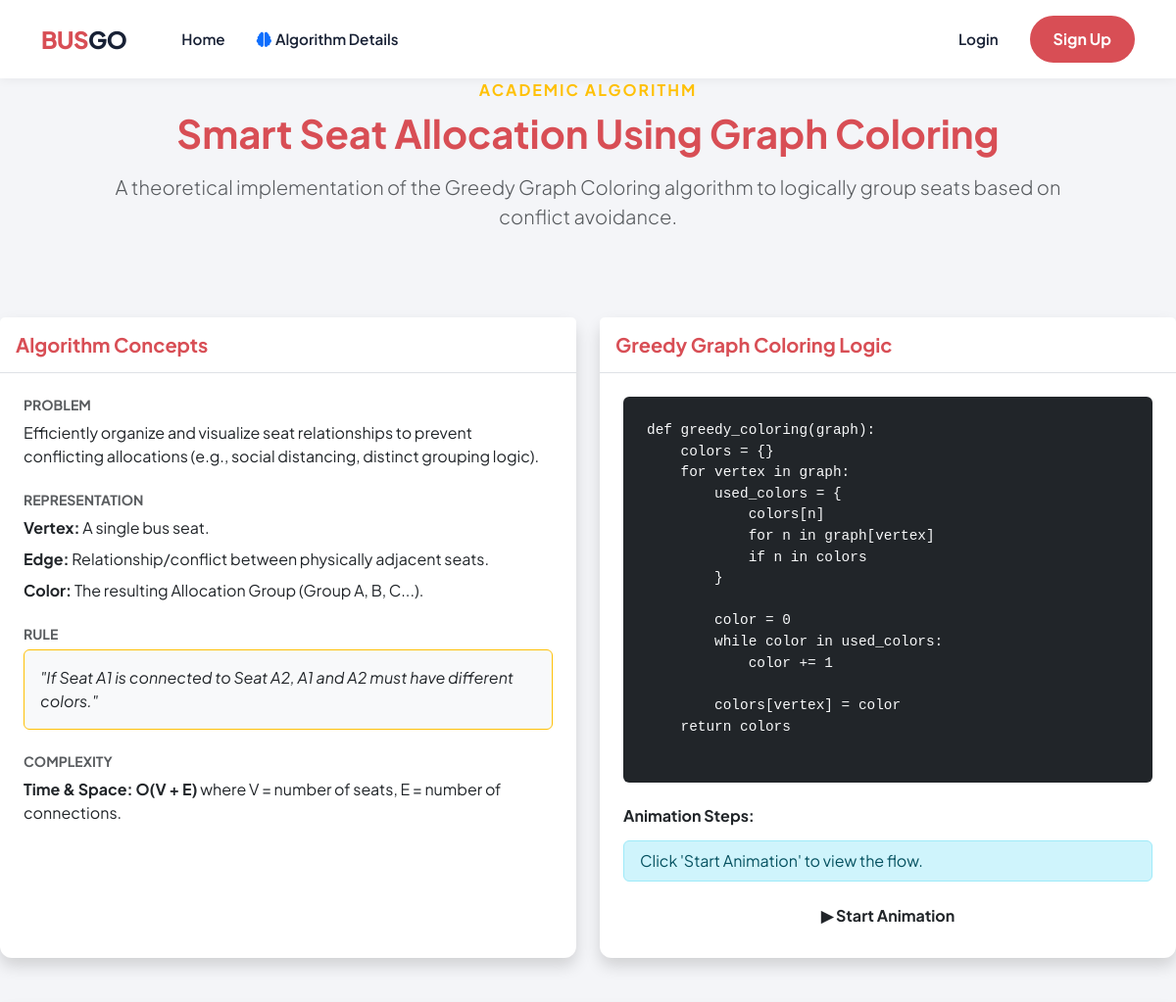
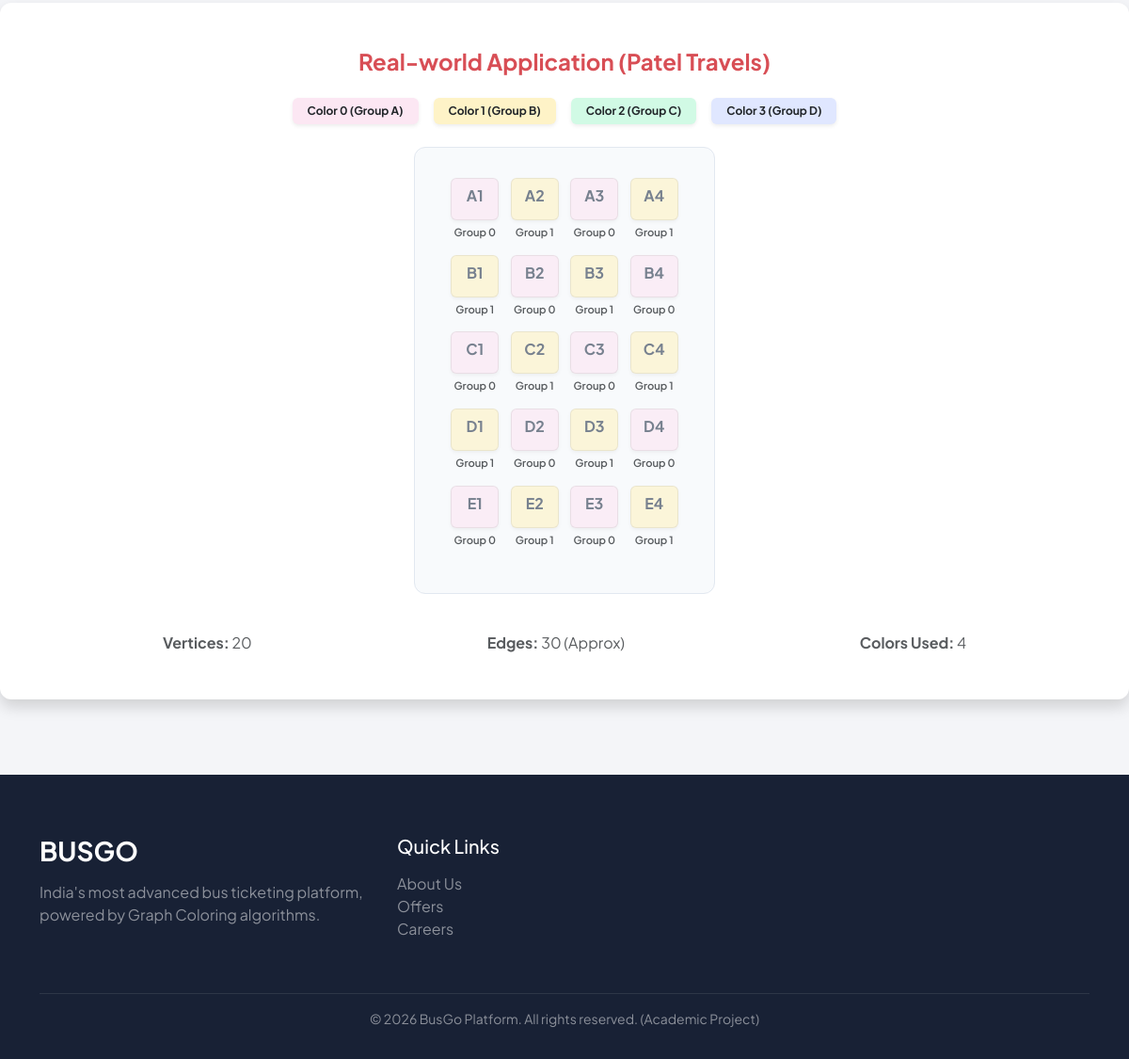
Screenshot of /graph-coloring with the database file from the repository (2 pictures, top to bottom).
### models/bus.py (models this page shows)
class Bus(db.Model):
    id = db.Column(db.Integer, primary_key=True)
    operator = db.Column(db.String(100), nullable=False)
    from_city = db.Column(db.String(100), nullable=False)
    to_city = db.Column(db.String(100), nullable=False)
    departure_time = db.Column(db.String(50), nullable=False)
    arrival_time = db.Column(db.String(50), nullable=False)
    duration = db.Column(db.String(50), nullable=False)
    bus_type = db.Column(db.String(50), nullable=False) # AC, Non-AC, Sleeper, AC Sleeper
    base_price = db.Column(db.Float, nullable=False)
    rating = db.Column(db.Float, default=0.0)
    amenities = db.Column(db.String(200)) # comma separated
    seats = db.relationship('Seat', backref='bus', lazy=True)
    bookings = db.relationship('Booking', backref='bus', lazy=True)

### models/seat.py (models this page shows)
class Seat(db.Model):
    id = db.Column(db.Integer, primary_key=True)
    bus_id = db.Column(db.Integer, db.ForeignKey('bus.id'), nullable=False)
    seat_number = db.Column(db.String(10), nullable=False)
    seat_type = db.Column(db.String(50), nullable=False) # e.g. Seater, Sleeper
    price = db.Column(db.Float, nullable=False)
    status = db.Column(db.String(20), default='available') # available, booked
    graph_color = db.Column(db.Integer, nullable=True) # stores the computed color

### routes/main.py (the view)
@main_bp.route('/graph-coloring')
def graph_coloring():
    bus = Bus.query.first()
    seats = Seat.query.filter_by(bus_id=bus.id).all() if bus else []
    return render_template('graph_coloring.html', bus=bus, seats=seats)

### templates/graph_coloring.html (shortened to what this page needs)
{% extends 'base.html' %}
{% block content %}
<div class="row mb-5">
    <div class="col-md-10 mx-auto text-center">
        <span class="text-uppercase tracking-wide text-info fw-bold mb-2 d-block" style="letter-spacing: 2px; color: var(--accent) !important;">Academic Algorithm</span>
        <h1 class="mb-3 fw-bold" style="color: var(--primary);">Smart Seat Allocation Using Graph Coloring</h1>
        <p class="lead text-muted">A theoretical implementation of the Greedy Graph Coloring algorithm to logically group seats based on conflict avoidance.</p>
    </div>
</div>
<div class="row mt-4 g-4">
    <div class="col-md-6">
        <div class="card shadow h-100 border-0" style="border-radius: 12px;">
            <div class="card-header bg-white border-bottom py-3">
                <h5 class="mb-0 fw-bold" style="color: var(--primary);">Algorithm Concepts</h5>
            </div>
            <div class="card-body p-4">
                <div class="mb-4">
                    <h6 class="text-uppercase text-muted fw-bold small mb-2">Problem</h6>
                    <p>Efficiently organize and visualize seat relationships to prevent conflicting allocations (e.g., social distancing, distinct grouping logic).</p>
                </div>
                <div class="mb-4">
                    <h6 class="text-uppercase text-muted fw-bold small mb-2">Representation</h6>
                    <ul class="list-unstyled">
                        <li class="mb-2"><strong>Vertex:</strong> A single bus seat.</li>
                        <li class="mb-2"><strong>Edge:</strong> Relationship/conflict between physically adjacent seats.</li>
                        <li class="mb-2"><strong>Color:</strong> The resulting Allocation Group (Group A, B, C...).</li>
                    </ul>
                </div>
                <div class="mb-4">
                    <h6 class="text-uppercase text-muted fw-bold small mb-2">Rule</h6>
                    <div class="p-3 bg-light rounded border border-warning">
                        <em>"If Seat A1 is connected to Seat A2, A1 and A2 must have different colors."</em>
                    </div>
                </div>
                <div>
                    <h6 class="text-uppercase text-muted fw-bold small mb-2">Complexity</h6>
                    <p class="mb-0"><strong>Time & Space: O(V + E)</strong> where V = number of seats, E = number of connections.</p>
                </div>
            </div>
        </div>
    </div>
    <div class="col-md-6">
        <div class="card shadow h-100 border-0" style="border-radius: 12px;">
            <div class="card-header bg-white border-bottom py-3">
                <h5 class="mb-0 fw-bold" style="color: var(--primary);">Greedy Graph Coloring Logic</h5>
            </div>
            <div class="card-body p-4">
                <pre class="bg-dark text-light p-4 rounded" style="font-size: 0.9rem; overflow-x: auto;">
def greedy_coloring(graph):
    colors = {}
    for vertex in graph:
        used_colors = {
            colors[n]
            for n in graph[vertex]
            if n in colors
        }
        color = 0
        while color in used_colors:
            color += 1
        colors[vertex] = color
    return colors
                </pre>
                <div class="mt-4" id="animation-container">
                    <h6 class="fw-bold mb-3">Animation Steps:</h6>
                    <div id="anim-step" class="alert alert-info py-2">Click 'Start Animation' to view the flow.</div>
                    <button class="btn btn-accent w-100 fw-bold" id="start-anim">▶ Start Animation</button>
                </div>
            </div>
        </div>
    </div>
</div>
<div class="row mt-5">
    <div class="col-md-12">
        <div class="card shadow border-0" style="border-radius: 12px;">
            <div class="card-body text-center p-5">
                <h4 class="mb-4 fw-bold" style="color: var(--primary);">Real-world Application ({{ bus.operator if bus else 'Demo Layout' }})</h4>
                <div class="d-flex justify-content-center mb-4 gap-3 flex-wrap">
                    <span class="badge py-2 px-3 shadow-sm text-dark" style="background-color: var(--color-0);">Color 0 (Group A)</span>
                    <span class="badge py-2 px-3 shadow-sm text-dark" style="background-color: var(--color-1);">Color 1 (Group B)</span>
                    <span class="badge py-2 px-3 shadow-sm text-dark" style="background-color: var(--color-2);">Color 2 (Group C)</span>
                    <span class="badge py-2 px-3 shadow-sm text-dark" style="background-color: var(--color-3);">Color 3 (Group D)</span>
                </div>
                <div class="seat-grid d-flex flex-wrap justify-content-center mx-auto" style="width: 320px; background: #f8fafc; padding: 2rem; border-radius: 12px; border: 1px solid #e2e8f0;">
                    {% for seat in seats %}
                        {% set g_color = 'color-' ~ seat.graph_color %}
                        <div class="seat-wrapper mb-3" style="width: 25%;">
                            <div class="btn disabled fw-bold shadow-sm" style="background-color: var(--{{ g_color }}); width: 80%; height: 45px; border: 1px solid rgba(0,0,0,0.1); color: #334155;">
                                {{ seat.seat_number }}
                            </div>
                            <small class="d-block mt-1 fw-semibold text-muted" style="font-size: 0.7rem;">Group {{ seat.graph_color }}</small>
                        </div>
                    {% endfor %}
                </div>
                <div class="mt-4 pt-3 d-flex justify-content-around text-muted">
                    <div><strong>Vertices:</strong> {{ seats|length }}</div>
                    <div><strong>Edges:</strong> {{ (seats|length * 2) - 10 }} (Approx)</div>
                    <div><strong>Colors Used:</strong> 4</div>
                </div>
            </div>
        </div>
    </div>
</div>
{% endblock %}

### templates/base.html (shortened to what this page needs)
<!DOCTYPE html>
<html lang="en">
<head>
    <link href="https://cdn.jsdelivr.net/npm/bootstrap@5.3.0/dist/css/bootstrap.min.css" rel="stylesheet">
    <link rel="stylesheet" href="https://cdnjs.cloudflare.com/ajax/libs/font-awesome/6.4.0/css/all.min.css">
    <link href="/static/css/style.css" rel="stylesheet">
</head>
<body>
    <nav class="navbar navbar-expand-lg sticky-top">
        <div class="container">
            <a class="navbar-brand" href="{{ url_for('main.index') }}">BUS<span style="color: var(--secondary) !important;">GO</span></a>
            <div class="collapse navbar-collapse" id="navbarNav">
                <ul class="navbar-nav me-auto ms-4">
                    <li class="nav-item"><a class="nav-link" href="{{ url_for('main.index') }}">Home</a></li>
                    <li class="nav-item"><a class="nav-link" href="{{ url_for('main.graph_coloring') }}"><i class="fa-solid fa-brain text-primary me-1"></i>Algorithm Details</a></li>
                </ul>
                <ul class="navbar-nav align-items-center">
                    {% if session.get('user_id') %}
                        {% if session.get('role') == 'admin' %}
                            <li class="nav-item"><a class="nav-link text-danger fw-bold" href="{{ url_for('admin.dashboard') }}">Admin</a></li>
                        {% endif %}
                        <li class="nav-item"><a class="nav-link" href="{{ url_for('auth.profile') }}"><i class="fa-regular fa-user me-1"></i> Profile</a></li>
                        <li class="nav-item"><a class="nav-link" href="{{ url_for('booking.my_bookings') }}"><i class="fa-solid fa-ticket me-1"></i> My Bookings</a></li>
                        <li class="nav-item ms-3"><a class="btn btn-outline-dark btn-sm rounded-pill px-3 fw-bold" href="{{ url_for('auth.logout') }}">Logout</a></li>
                    {% else %}
                        <li class="nav-item"><a class="nav-link" href="{{ url_for('auth.login') }}">Login</a></li>
                        <li class="nav-item ms-3"><a class="btn btn-primary-custom rounded-pill px-4" href="{{ url_for('auth.register') }}">Sign Up</a></li>
                    {% endif %}
                </ul>
            </div>
        </div>
    </nav>
    {% block content %}{% endblock %}
    <footer class="footer">
        <div class="container">
            <div class="row">
                <div class="col-md-4 mb-4">
                    <h3 class="fw-bold mb-3">BUSGO</h3>
                    <p class="text-white-50">India's most advanced bus ticketing platform, powered by Graph Coloring algorithms.</p>
                </div>
                <div class="col-md-2 mb-4">
                    <h5 class="mb-3">Quick Links</h5>
                    <ul class="list-unstyled text-white-50">
                        <li><a href="#" class="text-white-50 text-decoration-none">About Us</a></li>
                        <li><a href="#" class="text-white-50 text-decoration-none">Offers</a></li>
                        <li><a href="#" class="text-white-50 text-decoration-none">Careers</a></li>
                    </ul>
                </div>
            </div>
            <hr class="border-secondary">
            <div class="text-center text-white-50 small mt-3">
                &copy; 2026 BusGo Platform. All rights reserved. (Academic Project)
            </div>
        </div>
    </footer>
</body>
</html>

### static/css/style.css (style rules this page uses)
:root { --primary: #d84e55; --primary-dark: #b83d44; --secondary: #182135; --accent: #FFC107; --success: #00c46a; --danger: #ff4d4d; --bg-main: #f4f5f8; --text-dark: #182135; --text-muted: #6b7280; --border-color: #e5e7eb; --card-shadow: 0 8px 24px rgba(0, 0, 0, 0.08); --hover-shadow: 0 12px 32px rgba(216, 78, 85, 0.15); --color-0: #fce7f3; --color-1: #fef3c7; --color-2: #d1fae5; --color-3: #e0e7ff; }
body { font-family: 'Plus Jakarta Sans', sans-serif; background-color: var(--bg-main); color: var(--text-dark); -webkit-font-smoothing: antialiased; }
.navbar { background-color: white !important; box-shadow: 0 2px 10px rgba(0,0,0,0.05); padding: 1rem 0; }
.navbar-brand { font-weight: 800; font-size: 1.5rem; color: var(--primary) !important; letter-spacing: -0.5px; }
.nav-link { color: var(--secondary) !important; font-weight: 600; font-size: 0.95rem; margin: 0 0.5rem; transition: color 0.2s; }
.btn-primary-custom { background-color: var(--primary); color: white; border: none; border-radius: 8px; font-weight: 700; padding: 0.75rem 1.5rem; }
.footer { background-color: var(--secondary); color: white; padding: 4rem 0 2rem 0; margin-top: 5rem; }

### rows the page displays
Bus: operator "Patel Travels"
Seat: seat_number "A1", graph_color "0"
Seat: seat_number "A2", graph_color "1"
Seat: seat_number "A3", graph_color "0"
Seat: seat_number "A4", graph_color "1"
Seat: seat_number "B1", graph_color "1"
Seat: seat_number "B2", graph_color "0"
Seat: seat_number "B3", graph_color "1"
Seat: seat_number "B4", graph_color "0"
Seat: seat_number "C1", graph_color "0"
Seat: seat_number "C2", graph_color "1"
Seat: seat_number "C3", graph_color "0"
Seat: seat_number "C4", graph_color "1"
Seat: seat_number "D1", graph_color "1"
Seat: seat_number "D2", graph_color "0"
Seat: seat_number "D3", graph_color "1"
Seat: seat_number "D4", graph_color "0"
Seat: seat_number "E1", graph_color "0"
Seat: seat_number "E2", graph_color "1"
Seat: seat_number "E3", graph_color "0"
Seat: seat_number "E4", graph_color "1"

### other values shown
{{ seats|length }} "20"
{{ (seats|length * 2) - 10 }} "30"
